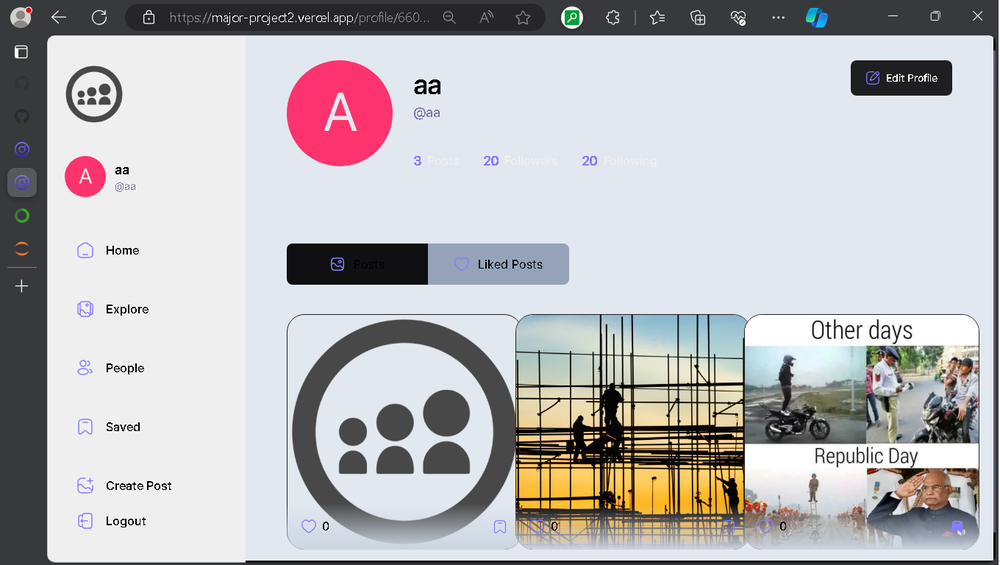
#> input picture Screenshot (915).png, 1000 x 565 px, shrunk from 1360 x 768 before the run, found by its file name
$ python helper.py   (older library calls are emulated)
#> lines starting #> are read from the running program, lines starting #| are printed output that depends on the picture

import cv2
import numpy as np

def compare_images(img1_path, img2_path):
    # Load images
#> called with img1_path = '/dataset/Screenshot (915).png', img2_path = '/dataset/Screenshot (915).png'
    img1 = cv2.imread(img1_path)
#> img1 is the input picture: shape (565, 1000, 3); mean B, G, R 187.2, 185, 186.4
    img2 = cv2.imread(img2_path)

    # Convert images to grayscale
    gray1 = cv2.cvtColor(img1, cv2.COLOR_BGR2GRAY)
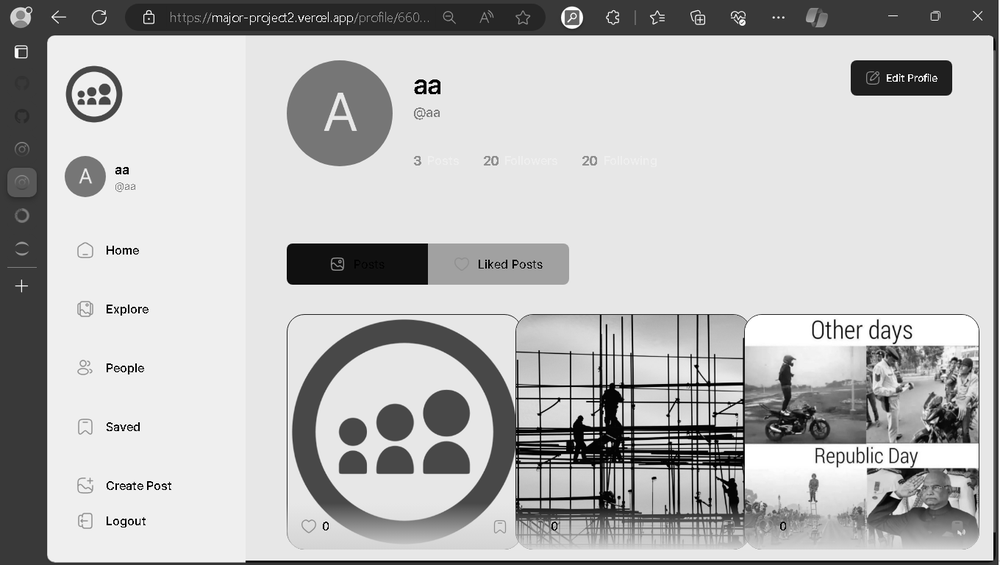
#> gray1: shape (565, 1000); min 0, max 255, mean 185.6
    gray2 = cv2.cvtColor(img2, cv2.COLOR_BGR2GRAY)

    # Compute Structural Similarity Index (SSIM)
#> (the run stopped early here; a loop or call above may not have finished)

$ run again, with Screenshot (916).png copied over Screenshot (915).png
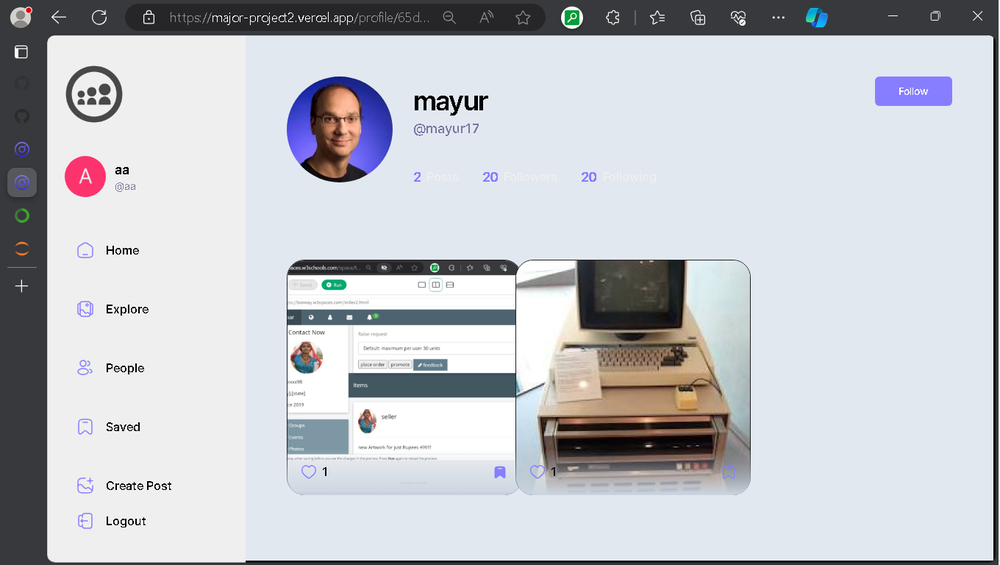
#> input picture Screenshot (916).png, 1000 x 565 px, shrunk from 1360 x 768 before the run, found by its file name
#> in compare_images, img1 is the input picture: shape (565, 1000, 3); mean B, G, R 202.2, 196.8, 194.6
#> in compare_images, `gray1 = cv2.cvtColor(img1, cv2.COLOR_BGR2GRAY)`:
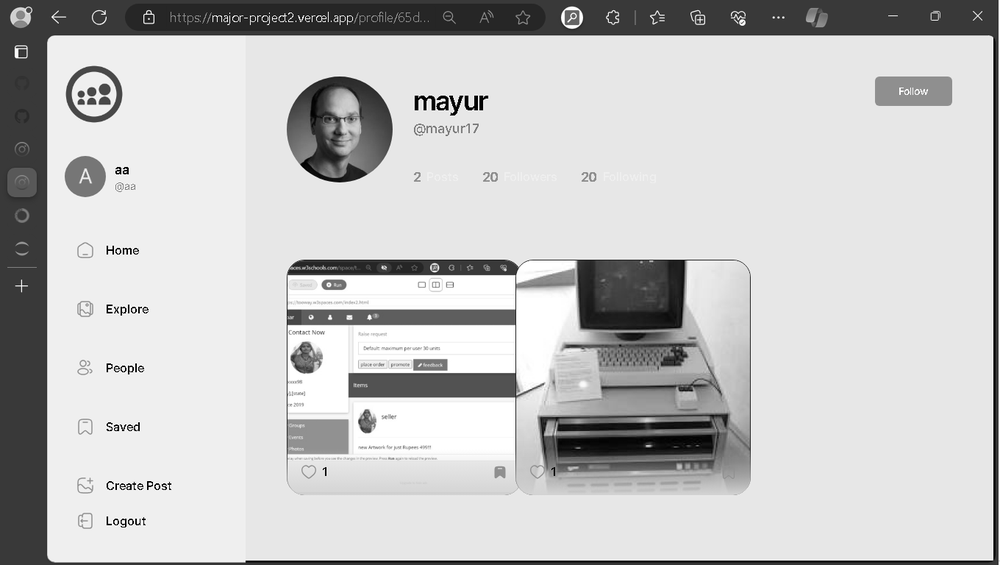
#> gray1: shape (565, 1000); min 0, max 255, mean 196.7
